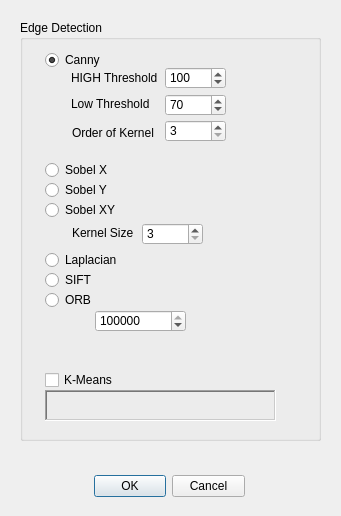
<?xml version="1.0" encoding="UTF-8"?>
<ui version="4.0">
 <class>Dialog</class>
 <widget class="QDialog" name="Dialog">
  <property name="geometry">
   <rect>
    <x>0</x>
    <y>0</y>
    <width>341</width>
    <height>516</height>
   </rect>
  </property>
  <property name="windowTitle">
   <string>Edge Detection Methods</string>
  </property>
  <widget class="QDialogButtonBox" name="buttonBox">
   <property name="geometry">
    <rect>
     <x>94</x>
     <y>470</y>
     <width>151</width>
     <height>32</height>
    </rect>
   </property>
   <property name="orientation">
    <enum>Qt::Horizontal</enum>
   </property>
   <property name="standardButtons">
    <set>QDialogButtonBox::Cancel|QDialogButtonBox::Ok</set>
   </property>
  </widget>
  <widget class="QGroupBox" name="groupBoxEdgeDetection">
   <property name="geometry">
    <rect>
     <x>20</x>
     <y>20</y>
     <width>301</width>
     <height>421</height>
    </rect>
   </property>
   <property name="title">
    <string>Edge Detection</string>
   </property>
   <widget class="QRadioButton" name="radioButtonCanny">
    <property name="geometry">
     <rect>
      <x>25</x>
      <y>30</y>
      <width>95</width>
      <height>20</height>
     </rect>
    </property>
    <property name="text">
     <string>Canny</string>
    </property>
    <property name="checked">
     <bool>true</bool>
    </property>
   </widget>
   <widget class="QRadioButton" name="radioButtonSobelX">
    <property name="geometry">
     <rect>
      <x>25</x>
      <y>140</y>
      <width>95</width>
      <height>20</height>
     </rect>
    </property>
    <property name="text">
     <string>Sobel X</string>
    </property>
   </widget>
   <widget class="QRadioButton" name="radioButtonSobelY">
    <property name="geometry">
     <rect>
      <x>25</x>
      <y>160</y>
      <width>95</width>
      <height>20</height>
     </rect>
    </property>
    <property name="text">
     <string>Sobel Y</string>
    </property>
   </widget>
   <widget class="QRadioButton" name="radioButtonLaplacian">
    <property name="geometry">
     <rect>
      <x>25</x>
      <y>230</y>
      <width>95</width>
      <height>20</height>
     </rect>
    </property>
    <property name="text">
     <string>Laplacian</string>
    </property>
   </widget>
   <widget class="QRadioButton" name="radioButtonSobelXY">
    <property name="geometry">
     <rect>
      <x>25</x>
      <y>180</y>
      <width>95</width>
      <height>20</height>
     </rect>
    </property>
    <property name="text">
     <string>Sobel XY</string>
    </property>
   </widget>
   <widget class="QLabel" name="labelCannyHighThreshold">
    <property name="geometry">
     <rect>
      <x>51</x>
      <y>50</y>
      <width>91</width>
      <height>16</height>
     </rect>
    </property>
    <property name="text">
     <string>HIGH Threshold</string>
    </property>
   </widget>
   <widget class="QLabel" name="labelCannyLowThreshold">
    <property name="geometry">
     <rect>
      <x>51</x>
      <y>76</y>
      <width>91</width>
      <height>16</height>
     </rect>
    </property>
    <property name="text">
     <string>Low Threshold</string>
    </property>
   </widget>
   <widget class="QLabel" name="labelCannyKernel">
    <property name="geometry">
     <rect>
      <x>52</x>
      <y>105</y>
      <width>91</width>
      <height>16</height>
     </rect>
    </property>
    <property name="text">
     <string>Order of Kernel</string>
    </property>
   </widget>
   <widget class="QSpinBox" name="spinBoxCannyHighThreshold">
    <property name="geometry">
     <rect>
      <x>145</x>
      <y>47</y>
      <width>61</width>
      <height>22</height>
     </rect>
    </property>
    <property name="maximum">
     <number>255</number>
    </property>
    <property name="value">
     <number>100</number>
    </property>
   </widget>
   <widget class="QSpinBox" name="spinBoxCannyLowThreshold">
    <property name="geometry">
     <rect>
      <x>145</x>
      <y>74</y>
      <width>61</width>
      <height>22</height>
     </rect>
    </property>
    <property name="maximum">
     <number>255</number>
    </property>
    <property name="value">
     <number>70</number>
    </property>
   </widget>
   <widget class="QSpinBox" name="spinBoxCannyKernel">
    <property name="geometry">
     <rect>
      <x>145</x>
      <y>100</y>
      <width>61</width>
      <height>22</height>
     </rect>
    </property>
    <property name="minimum">
     <number>3</number>
    </property>
    <property name="maximum">
     <number>7</number>
    </property>
    <property name="singleStep">
     <number>2</number>
    </property>
    <property name="value">
     <number>3</number>
    </property>
   </widget>
   <widget class="QLabel" name="labelSobelKernel">
    <property name="geometry">
     <rect>
      <x>52</x>
      <y>205</y>
      <width>71</width>
      <height>16</height>
     </rect>
    </property>
    <property name="text">
     <string>Kernel Size</string>
    </property>
   </widget>
   <widget class="QSpinBox" name="spinBoxSobelKernel">
    <property name="geometry">
     <rect>
      <x>122</x>
      <y>203</y>
      <width>61</width>
      <height>22</height>
     </rect>
    </property>
    <property name="minimum">
     <number>3</number>
    </property>
    <property name="maximum">
     <number>7</number>
    </property>
    <property name="singleStep">
     <number>2</number>
    </property>
    <property name="value">
     <number>3</number>
    </property>
   </widget>
   <widget class="QRadioButton" name="radioButtonSIFT">
    <property name="geometry">
     <rect>
      <x>25</x>
      <y>250</y>
      <width>95</width>
      <height>20</height>
     </rect>
    </property>
    <property name="text">
     <string>SIFT</string>
    </property>
   </widget>
   <widget class="QRadioButton" name="radioButtonORB">
    <property name="geometry">
     <rect>
      <x>25</x>
      <y>270</y>
      <width>95</width>
      <height>20</height>
     </rect>
    </property>
    <property name="text">
     <string>ORB</string>
    </property>
   </widget>
   <widget class="QSpinBox" name="spinBoxOrbMaxFeatures">
    <property name="geometry">
     <rect>
      <x>75</x>
      <y>290</y>
      <width>91</width>
      <height>22</height>
     </rect>
    </property>
    <property name="sizePolicy">
     <sizepolicy hsizetype="Minimum" vsizetype="Fixed">
      <horstretch>0</horstretch>
      <verstretch>0</verstretch>
     </sizepolicy>
    </property>
    <property name="minimum">
     <number>0</number>
    </property>
    <property name="maximum">
     <number>1000000</number>
    </property>
    <property name="singleStep">
     <number>10</number>
    </property>
    <property name="value">
     <number>100000</number>
    </property>
   </widget>
   <widget class="QCheckBox" name="checkboxKMeans">
    <property name="geometry">
     <rect>
      <x>25</x>
      <y>350</y>
      <width>121</width>
      <height>20</height>
     </rect>
    </property>
    <property name="text">
     <string>K-Means</string>
    </property>
   </widget>
   <widget class="QLabel" name="labelDominantColors">
    <property name="geometry">
     <rect>
      <x>25</x>
      <y>370</y>
      <width>231</width>
      <height>31</height>
     </rect>
    </property>
    <property name="frameShape">
     <enum>QFrame::WinPanel</enum>
    </property>
    <property name="frameShadow">
     <enum>QFrame::Sunken</enum>
    </property>
    <property name="text">
     <string/>
    </property>
   </widget>
  </widget>
 </widget>
 <resources/>
 <connections>
  <connection>
   <sender>buttonBox</sender>
   <signal>accepted()</signal>
   <receiver>Dialog</receiver>
   <slot>accept()</slot>
   <hints>
    <hint type="sourcelabel">
     <x>248</x>
     <y>254</y>
    </hint>
    <hint type="destinationlabel">
     <x>157</x>
     <y>274</y>
    </hint>
   </hints>
  </connection>
  <connection>
   <sender>buttonBox</sender>
   <signal>rejected()</signal>
   <receiver>Dialog</receiver>
   <slot>reject()</slot>
   <hints>
    <hint type="sourcelabel">
     <x>316</x>
     <y>260</y>
    </hint>
    <hint type="destinationlabel">
     <x>286</x>
     <y>274</y>
    </hint>
   </hints>
  </connection>
 </connections>
</ui>
